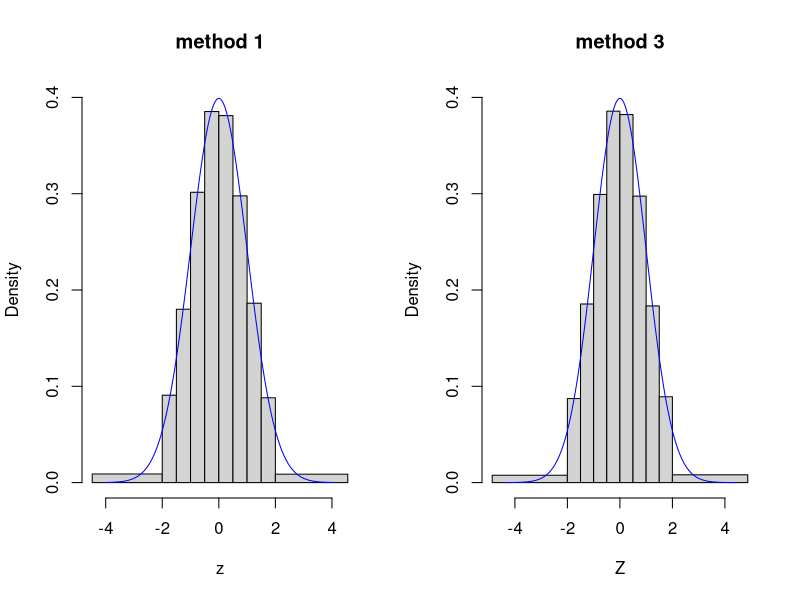

The R source for this figure:
#E
par(mfrow=c(1,2))
# method 1
set.seed(1234)
m = 2*50000; z = numeric(m)
u1 = runif(m/2); u2 = runif(m/2)
z1 = sqrt(-2*log(u1)) * cos(2*pi*u2) # half of normal variates
z2 = sqrt(-2*log(u1)) * sin(2*pi*u2) # other half
z[seq(1, m, by = 2)] = z1 # interleave
z[seq(2, m, by = 2)] = z2 # two halves
cut = c(min(z)-.5, seq(-2, 2, by=.5), max(z)+.5)
hist(z, breaks=cut, ylim=c(0,.4), prob=T,main = 'method 1')
zz = seq(min(z), max(z), by=.01)
lines(zz, dnorm(zz), col="blue")

E = m*diff(pnorm(c(-Inf, seq(-2, 2, by=.5), Inf))); E
N = hist(z, breaks=cut, plot=F)$counts; N
Q = sum(((N-E)^2)/E); Q; qchisq(c(.025,.975), 9)

# method 2 Not good
set.seed(1234)
n <- 5e4
t <- 0
X <- NULL
Y <- NULL
while (t < n){
  V1 <- runif(1,-1,1)
  V2 <- runif(1,-1,1)
  S <- V1^2 + V2^2
  if (S <= 1){
    X <- c(X, V1*sqrt(-2*log(S)/S))
    Y <- c(Y, V2*sqrt(-2*log(S)/S))
  }
  t <- length(X)
}

# method 3
set.seed(1234)
n <- 5e4
t <- 0
X <- NULL
Y <- NULL
while (t < n){
  V1 <- runif(n-t,-1,1)
  V2 <- runif(n-t,-1,1)
  S <- V1^2 + V2^2
  i <- which(S <= 1)
  X <- c(X, V1[i]*sqrt(-2*log(S[i])/S[i]))
  Y <- c(Y, V2[i]*sqrt(-2*log(S[i])/S[i]))
  t <- length(X)
}

Z <- c(X,Y)
cut <- c(min(Z)-.5, seq(-2, 2, by=.5), max(Z)+.5)
hist(Z, breaks = cut, ylim = c(0,.4), prob = T,main = 'method 3')
zz <- seq(min(Z), max(Z), by = .01)
lines(zz, dnorm(zz), col="blue")

E <- 2*n*diff(pnorm(c(-Inf, seq(-2, 2, by=.5), Inf))); E
N <- hist(Z, breaks=cut, plot=F)$counts; N
Q <- sum(((N-E)^2)/E); Q; qchisq(c(.025,.975), 9)
